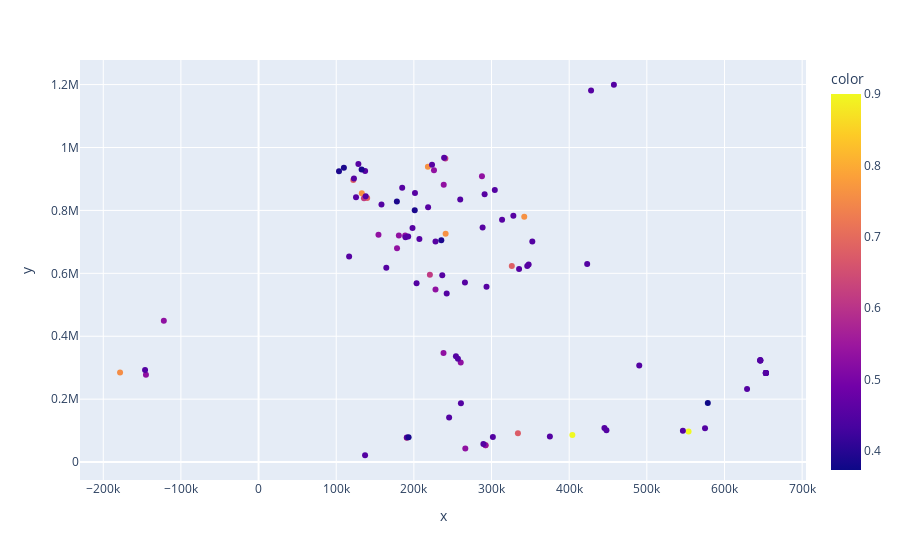

Notebook code cell kept with this figure:
### Code cell
fig = px.scatter(x=xs, y=ys, color=scores, hover_data=[label])
fig.show()

### Figure 1 — Plotly figure (JSON) as saved in the notebook; plotly's stock layout.template omitted (floating-point values rounded to 4 significant figures)
{"data": [{"customdata": [["Crowlink Gap"], ["Studland beach immediately beyond Shell Bay"], ["Loch Diubaig"], ["Assynt scenery"], ["Loch Lee"], ["Loch Dochart"], ["Clogher Beach"], ["Loch an Duin looking West"], ["Loch Duagrich"], ["St Mary's Loch"], ["Lyme Regis Beach"], ["Mansands beach"], ["Lellizzick view"], ["Loch Meadaidh"], ["Laggan Loch"], ["Loch Beag from Dùn Garsin"], ["Gleann Cinn-locha"], ["Loch Fraing"], ["Small Knoll Overlooking Loch Bealach a'Bhuirich"], ["Loch an Tubairnaich"], ["Loch Scammadale"], ["Towards Crom Loch"], ["Loch Seil"], ["Inch Strand"], ["Barmouth Beach"], ["Shore of Luce Bay near Corwall Port"], ["White Strand"], ["Beach north-east of Trefor"], ["Mansands Beach"], ["Top of the Hill"], ["West Highland Railway above Loch Long"], ["View towards Loch Beanie"], ["Loch na Craige"], ["The Pot Loch Selkirk"], ["Loch Liurboist"], ["Beach at Loch Bharcasaig"], ["Loch Ravag"], ["Loch Bad an Scalaig - Gairloch"], ["Gravel Road on N edge of Loch Muick"], ["Crooked Loch"], ["Fence leading to Loch Coulin"], ["Crookna Water"], ["Aldinna Loch"], ["Steallaire Ban Loch"], ["Early winter at the Cluanie Dam"], ["Loch Croispol Durness"], ["Headshaw Loch"], ["Loch an Duna looking back towards the village"], ["Loch Creran"], ["Loch at Southwick House"], ["Small loch near Claddach"], ["Loch or lochan near the valley of the Muckle Burn"], ["Head of Loch Bad an t-Seabhaig"], ["Loch Dubh-mhòr"], ["The southern end of Mossdale Loch"], ["Loch na Sreinge"], ["Heogland storm beach"], ["Killypole Loch"], ["Landing Place Rhenigidale"], ["Boat on Ringstead Beach"], ["Seaford Bay"], ["Tunnel Entrance"], ["Llandanwg beach"], ["Langland Bay Promenade"], ["Dead trees below Boathouse Covert"], ["Dead trees of Boathouse Covert"], ["Dead trees in Boathouse Covert"], ["Dead tree standing on the edge of Boathouse Covert"], ["Beached below Boathouse Covert"], ["Narrow path exiting Boathouse Covert"], ["Clifftop path approaching Boathouse Covert"], ["Dores Beach"], ["Coastal Erosion - Netley"], ["Woolacombe : Coastal View from Marine Drive"], ["Bexhill beach"], ["Calshot Beach and Beach Huts"], ["'Gone for a swim'"], ["Tree Trunk"], ["Beach huts Broadsands Beach Torbay"], ["The tide is turning"], ["Felixstowe Beach"], ["Rocky foreshore of Camas Malag"], ["Rutland Water shoreline"], ["Castlegregory and the Slieve Mish"], ["View along The Street"], ["Red brick and flint barn belonging to Street Farm"], ["Attractively converted barn"], ["St Monans Post Office"], ["The road into Beadnell"], ["Scrub and gorse west of Stepper Point (2)"], ["Beach at Maer Rocks Exmouth"], ["Findhorn Beach"], ["Stream looking from above."], ["Lochan Doire Meall an Eilein"], ["Cailness Burn"], ["Loch Scalpaidh"], ["Dun in hill lochan."], ["Hill pass on island of Lewis"], ["Loch nan Ramh"], ["Polzeath towards Trebetherick"], ["Show Off on Bread & Cheese Hill"]], "hovertemplate": "x=%{x}<br>y=%{y}<br>hover_data_0=%{customdata[0]}<br>color=%{marker.color}<extra></extra>", "legendgroup": "", "marker": {"color": [0.9, 0.9, 0.7609, 0.7609, 0.7609, 0.7609, 0.7551, 0.6808, 0.6808, 0.6808, 0.675, 0.675, 0.675, 0.6141, 0.6141, 0.6141, 0.534, 0.534, 0.534, 0.534, 0.534, 0.534, 0.534, 0.5301, 0.5301, 0.5301, 0.5301, 0.5301, 0.5301, 0.5301, 0.4539, 0.4539, 0.4539, 0.4539, 0.4539, 0.4539, 0.4539, 0.4539, 0.4539, 0.4539, 0.4539, 0.4539, 0.4539, 0.4539, 0.4539, 0.4539, 0.4539, 0.4539, 0.4539, 0.4539, 0.4539, 0.4539, 0.4539, 0.4539, 0.4539, 0.4539, 0.4519, 0.4519, 0.45, 0.45, 0.45, 0.45, 0.45, 0.45, 0.45, 0.45, 0.45, 0.45, 0.45, 0.45, 0.45, 0.45, 0.45, 0.45, 0.45, 0.45, 0.45, 0.45, 0.45, 0.45, 0.45, 0.45, 0.45, 0.45, 0.45, 0.45, 0.45, 0.45, 0.45, 0.45, 0.45, 0.45, 0.45, 0.3872, 0.3872, 0.3872, 0.3872, 0.3872, 0.3872, 0.3852, 0.373], "coloraxis": "coloraxis", "symbol": "circle"}, "mode": "markers", "name": "", "orientation": "v", "showlegend": false, "type": "scatter", "x": [553709, 404099, 132970, 218060, 342139, 240899, -178362, 122000, 139870, 326120, 333980, 292419, 190820, 240540, 220639, 135740, 178300, 154409, 225900, 287679, 188820, 238430, 180660, -145015, 260340, 227869, -121985, 238170, 292220, 266250, 227849, 313580, 288499, 347800, 137249, 125520, 137949, 184969, 328099, 335480, 201420, 428199, 236559, 207099, 218319, 238939, 345999, 128560, 198269, 293560, 116619, 291100, 223380, 189200, 265769, 192670, 457570, 164500, 122839, 375110, 546420, 137150, 256749, 260579, 653319, 653379, 653199, 653209, 653339, 653239, 653259, 259700, 445369, 245410, 574919, 447980, 254140, 242250, 289519, 646139, 629059, 158269, 490220, -146159, 646010, 646079, 646119, 352499, 423160, 190980, 301729, 304219, 203460, 201099, 235320, 178109, 109899, 103580, 132700, 193200, 578499], "xaxis": "x", "y": [96820, 85800, 854680, 939050, 779780, 725800, 284914, 896700, 839630, 623690, 91920, 53300, 77340, 965060, 595660, 838420, 679500, 722570, 927800, 908900, 720470, 881670, 720560, 277842, 316320, 548680, 449393, 347140, 53760, 43250, 701600, 770300, 745500, 628300, 925110, 842070, 844930, 871930, 782800, 613900, 855480, 1181030, 593860, 709100, 810100, 967700, 623600, 947370, 744220, 557210, 653800, 851100, 945500, 714800, 570910, 716950, 1199500, 617500, 901700, 81340, 99880, 21710, 328290, 187360, 283130, 283180, 283170, 283180, 283170, 283160, 283200, 834970, 108400, 141950, 107300, 101110, 336490, 535880, 57540, 324730, 232550, 819130, 306890, 292652, 322820, 322810, 322780, 701600, 629630, 78010, 79740, 864950, 568730, 800800, 705290, 828750, 935300, 924830, 930050, 78600, 188000], "yaxis": "y"}], "layout": {"coloraxis": {"colorbar": {"title": {"text": "color"}}, "colorscale": [[0, "#0d0887"], [0.1111, "#46039f"], [0.2222, "#7201a8"], [0.3333, "#9c179e"], [0.4444, "#bd3786"], [0.5556, "#d8576b"], [0.6667, "#ed7953"], [0.7778, "#fb9f3a"], [0.8889, "#fdca26"], [1, "#f0f921"]]}, "legend": {"tracegroupgap": 0}, "margin": {"t": 60}, "xaxis": {"anchor": "y", "domain": [0, 1], "title": {"text": "x"}}, "yaxis": {"anchor": "x", "domain": [0, 1], "title": {"text": "y"}}}}
